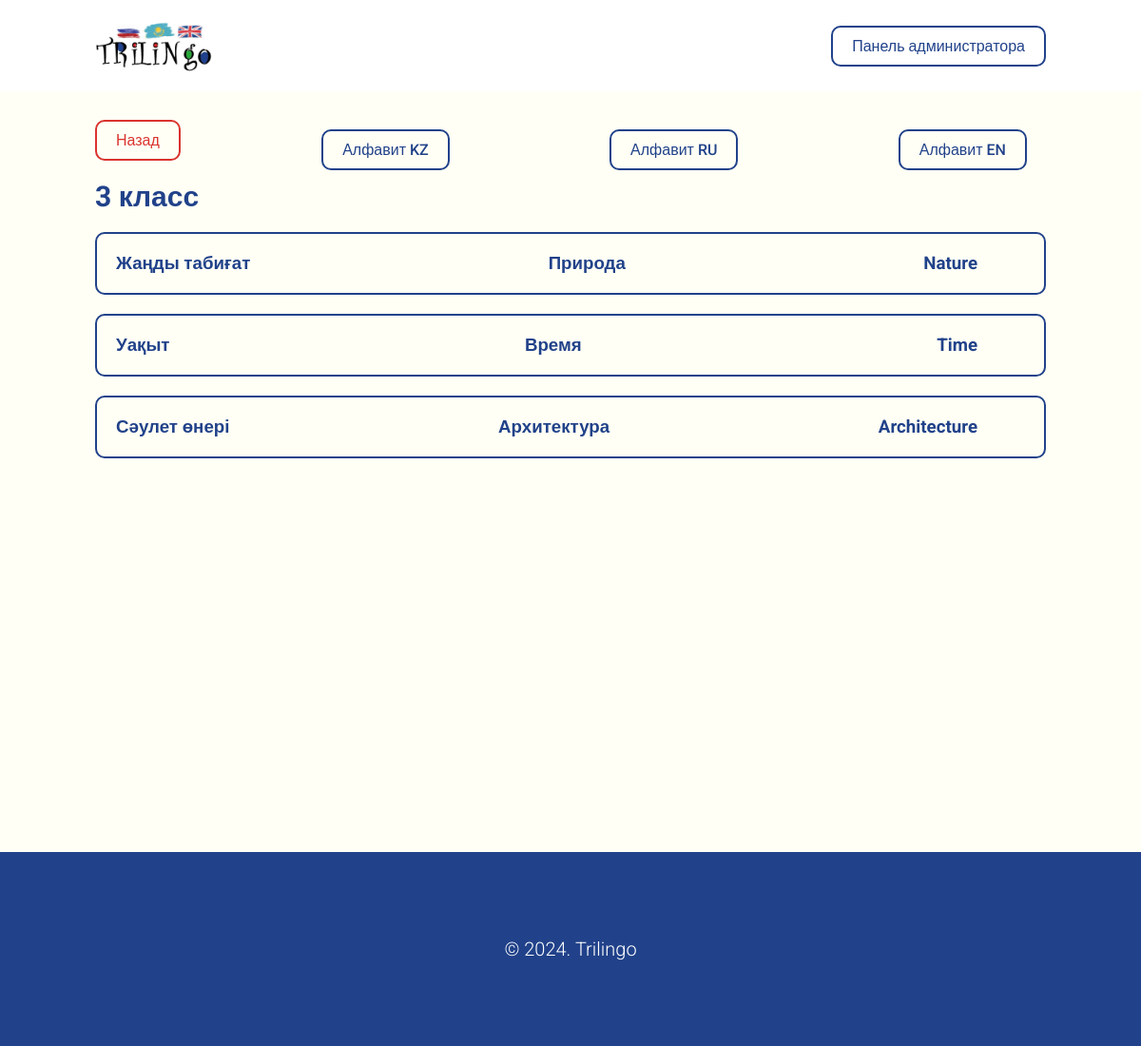
Page /class/themes/3-klass/ on the committed database.
### trilingo_app/models.py (models this page shows, shortened)
class WorkingClass(models.Model):
    name = models.CharField("Название класса", max_length=35)
    slug = models.SlugField(unique=True, blank=True, editable=False)
    class Meta:
        verbose_name = "Класс"
        verbose_name_plural = "Классы"

class Theme(models.Model):
    working_class = models.ForeignKey(WorkingClass, on_delete=models.CASCADE, verbose_name="Выберите класс", default="")
    word_kz = models.CharField("Название темы на казахском", max_length=35, default="")
    word_ru = models.CharField("Название темы на русском", max_length=35, default="")
    word_en = models.CharField("Название темы на английском", max_length=35, default="")
    slug = models.SlugField(unique=True, blank=True, editable=False)
    class Meta:
        verbose_name = "Тема"
        verbose_name_plural = "Темы"

### trilingo_app/views.py (the view)
# urls.py: path('class/themes/<slug:slug>/', views.themes_page, name='themes_page'),
def themes_page(request, slug):
    working_class = get_object_or_404(WorkingClass, slug=slug)
    themes = Theme.objects.filter(working_class=working_class)
    context = {
        'working_class': working_class,
        'themes': themes
    }
    return render(request, "./themes.html", context)

### trilingo_app/templates/themes.html (shortened to what this page needs)
{% extends './base.html' %}
{% load static %}
{% block content %}
<section class="block">
    <div class="container">
        <div class="d-flex align-items-center space-between">
            <a href="{% url 'home_page' %}" class="button-danger">Назад</a>
            <a href="{% url 'alphabets_kz_page' %}" class="button-primary">Алфавит KZ</a>
            <a href="{% url 'alphabets_ru_page' %}" class="button-primary">Алфавит RU</a>
            <a href="{% url 'alphabets_en_page' %}" class="button-primary">Алфавит EN</a>
        </div>
        <h1 class="title">{{ working_class.name }}</h1>
        <div class="theme-list">
            {% for theme in themes %}
            <a href="{% url 'theme_detail_page' slug=theme.slug %}" class="theme-item">
                <div class="themes-row">
                    <div class="themes-text">
                        <h3>{{ theme.word_kz }}</h3>
                    </div>
                    <div class="themes-text">
                        <h3>{{ theme.word_ru }}</h3>
                    </div>
                    <div class="themes-text">
                        <h3>{{ theme.word_en }}</h3>
                    </div>
                </div>
            </a>
            {% endfor %}
        </div>
    </div>
</section>
{% endblock %}

### trilingo_app/static/css/style.css (style rules this page uses)
* { padding: 0; margin: 0; box-sizing: border-box; font-family: "Roboto", sans-serif; }
.container { margin-left: 100px; margin-right: 100px; }
.d-flex { display: flex; }
.d-flex.align-items-center { align-items: center; }
.d-flex.space-between { justify-content: space-between; }
.button-primary { padding: 10px 20px; border: 2px solid #21428a; background-color: transparent; color: #21428a; text-decoration: none; border-radius: 10px; display: inline-block; font-weight: 500; transition: 0.3s ease-in-out; }
.button-danger { padding: 10px 20px; border: 2px solid #da332e; background-color: transparent; color: #da332e; text-decoration: none; border-radius: 10px; display: inline-block; font-weight: 500; transition: 0.3s ease-in-out; }
.title { color: #21428a; font-size: 30px; }
.block { background-color: #fffff5; padding: 30px 0; min-height: 100vh; }
.block .title { margin-bottom: 20px; }
.block .button-primary { margin-right: 20px; }
.block .button-danger { margin-bottom: 20px; }
.themes-row { display: flex; justify-content: space-between; align-items: center; }
.theme-item { border-radius: 10px; border: 2px solid #21428a; padding: 20px; color: #21428a; display: block; text-decoration: none; margin-bottom: 20px; transition: 0.3s ease-in-out; }
.themes-text { text-align: center; margin-right: 50px; }

### rows in the picture
WorkingClass: name "3 класс"
Theme: word_kz "Жаңды табиғат", word_ru "Природа", word_en "Nature"
Theme: word_kz "Уақыт", word_ru "Время", word_en "Time"
Theme: word_kz "Сәулет өнері", word_ru "Архитектура", word_en "Architecture"
